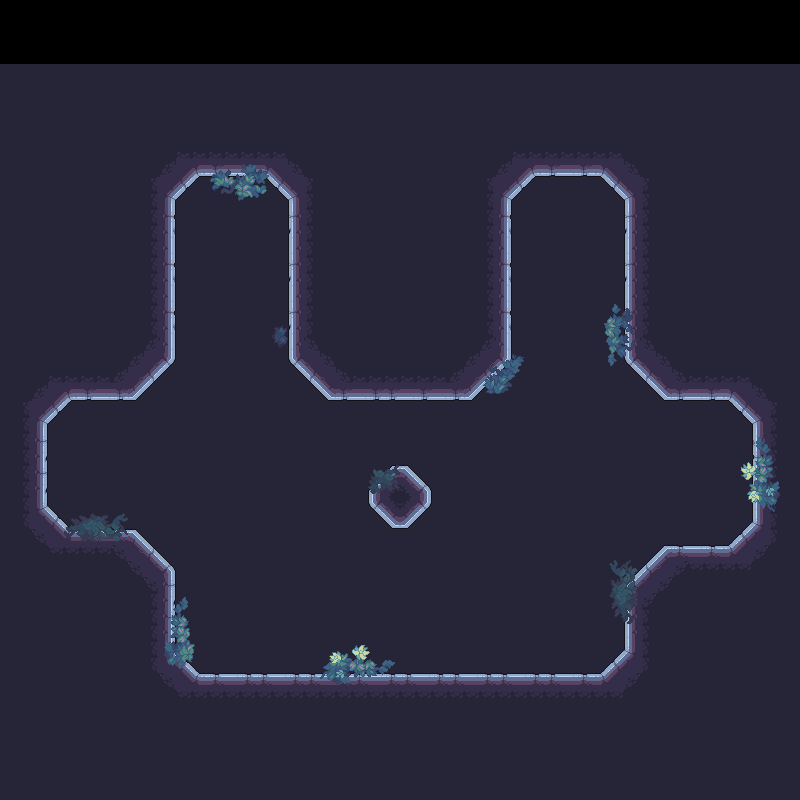

A level layout from a 2D game, rendered from its tile map. Below: a short description, then the map file with tile-grid data replaced by summaries:
An orthogonal 50x50 tile map with 16x16 px tiles, 3 tile layers (bg, wal, dr) and 7 objects (4x Enemy1, base, door, chest).

<map version="1.10" tiledversion="1.11.2" orientation="orthogonal" renderorder="right-down" width="50" height="50" tilewidth="16" tileheight="16" infinite="0" nextlayerid="5" nextobjectid="8">
 <tileset firstgid="1" source="地图.tsx" />
 <layer id="2" name="bg" width="50" height="50">
  <data>[2500 cells, 2300 non-empty, 9 distinct tile ids]</data>
 </layer>
 <layer id="1" name="wal" width="50" height="50" offsetx="16.6667" offsety="1.33333">
  <data>[2500 cells, 446 non-empty, 112 distinct tile ids]</data>
 </layer>
 <layer id="3" name="dr" width="50" height="50">
  <data>[2500 cells, 102 non-empty, 79 distinct tile ids]</data>
 </layer>
 <objectgroup id="4" name="对象层 1">
  <object id="1" name="Enemy1" x="232" y="246.667">
   <point />
  </object>
  <object id="2" name="Enemy1" x="570" y="230">
   <point />
  </object>
  <object id="3" name="Enemy1" x="705.333" y="478">
   <point />
  </object>
  <object id="4" name="Enemy1" x="94" y="462">
   <point />
  </object>
  <object id="5" name="base" x="510.667" y="520">
   <point />
  </object>
  <object id="6" name="door" x="256.25" y="630.5">
   <point />
  </object>
  <object id="7" name="chest" x="457.5" y="631.25">
   <point />
  </object>
 </objectgroup>
</map>
